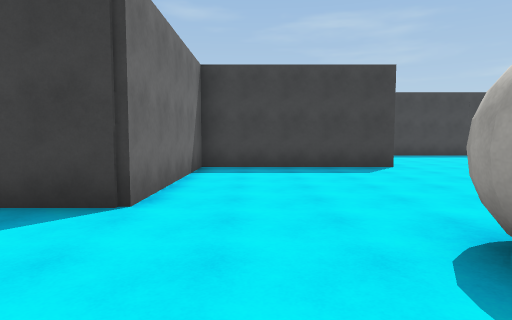
view 1 (above)

24 first-person views from a walk through a scene from a Unity 3-D project. The camera is 1.5 m above the floor, tilts 4° down and sees 75° across. The floor is counted in squares, 2 m on a side. Each view is taken from the middle of a square. On the plan, view 1 faces up. The plan holds only what a view shows up to about 11 squares ahead; the rest is blank. The place goes on beyond the plan. The player character is not drawn. Surface patterns are stand-ins for the level's own textures.

view 2
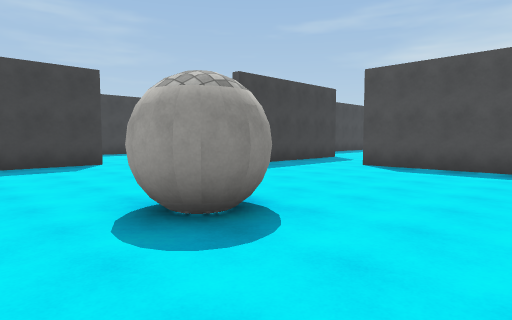

view 3
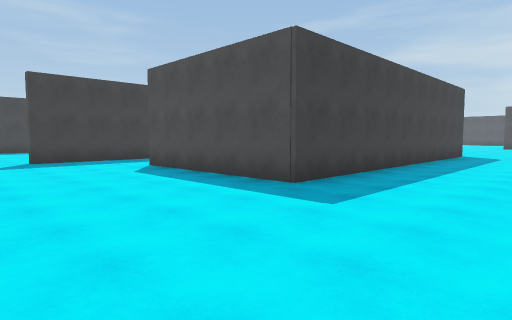

view 4
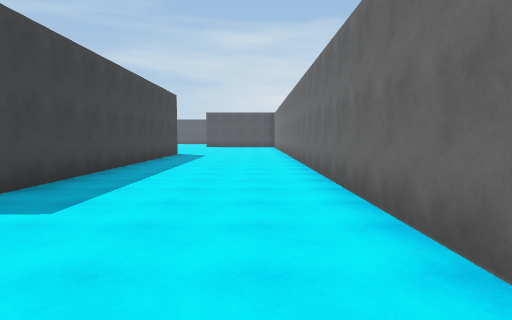

view 5
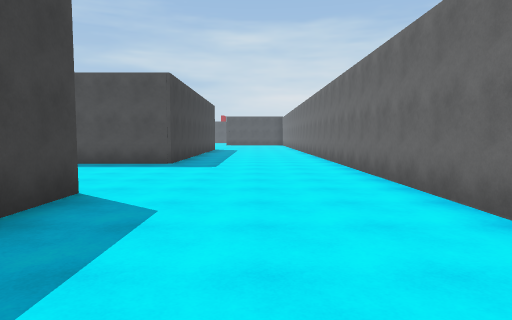

view 6
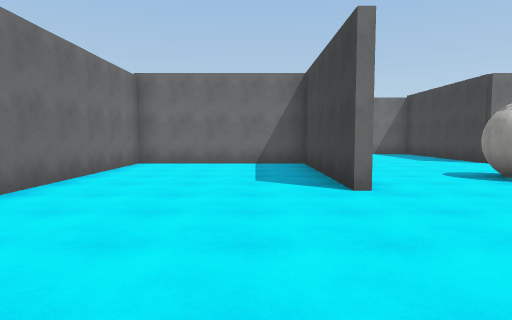

view 7
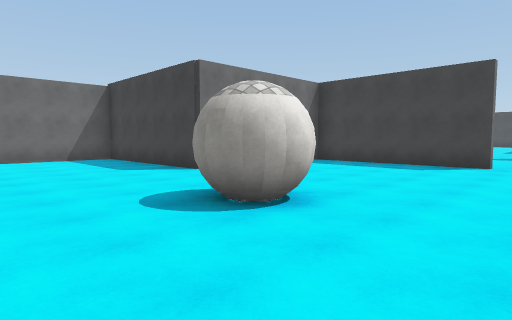

view 8
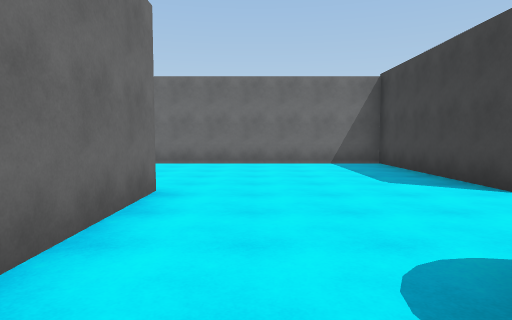

view 9
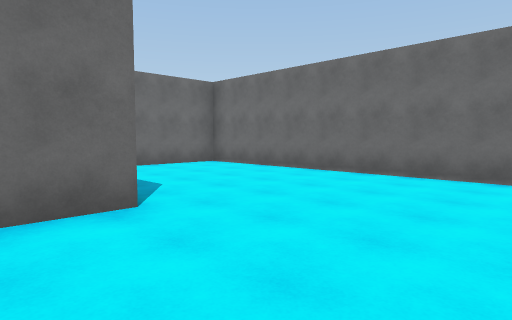

view 10
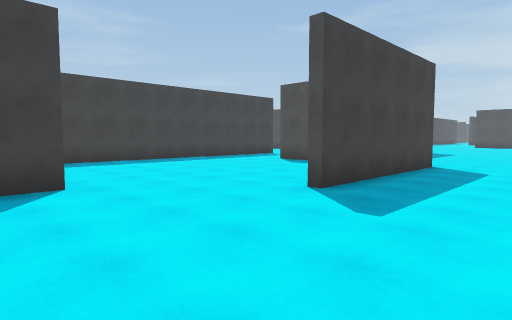

view 11
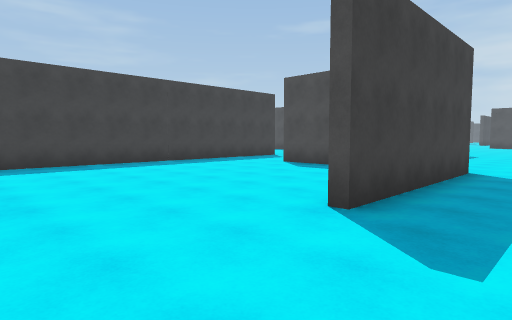

view 12
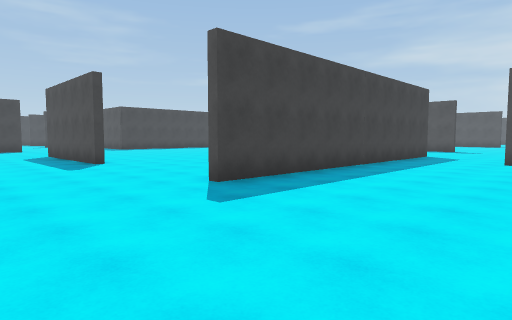

view 13
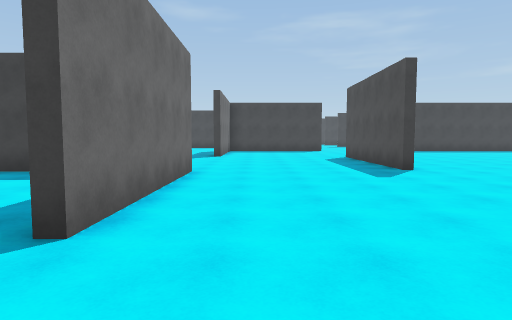

view 14
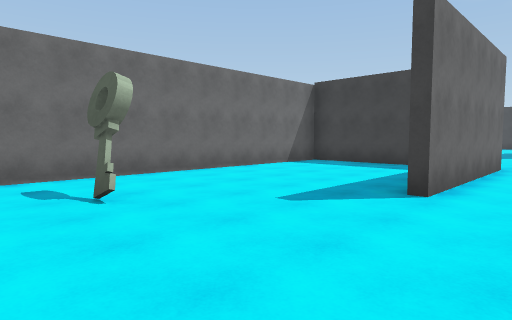

view 15
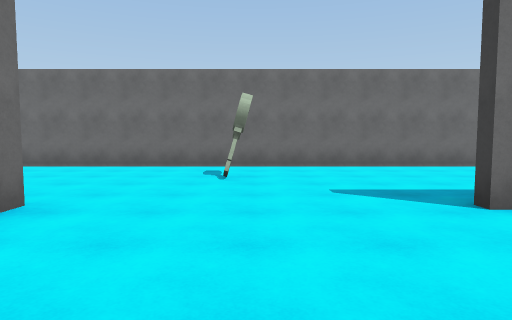

view 16
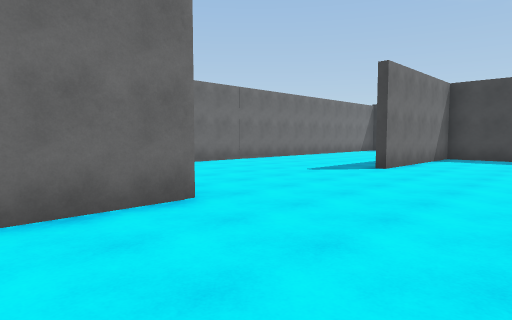

view 17
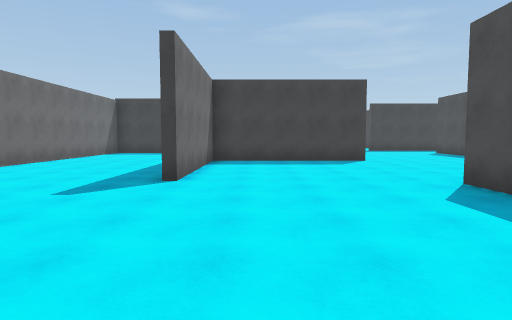

view 18
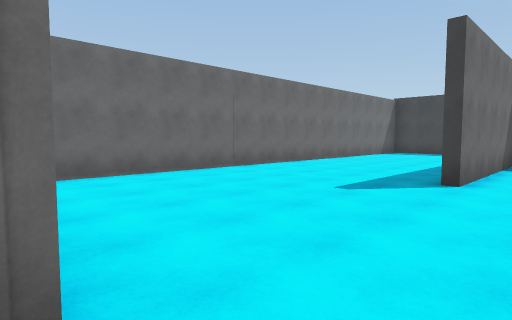

view 19
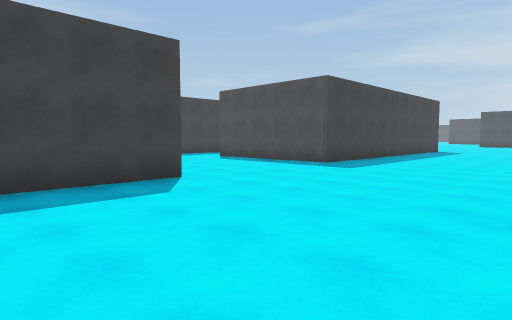

view 20
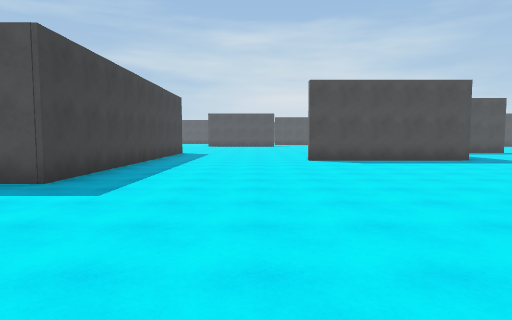

view 21
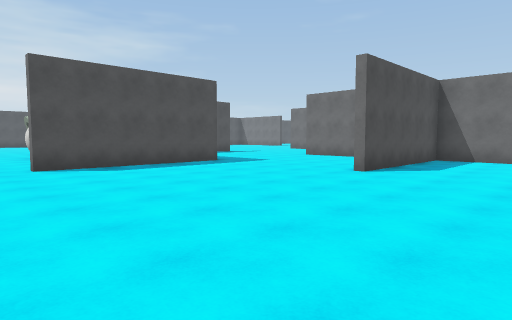

view 22
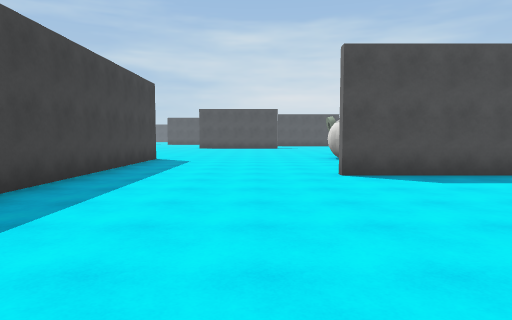

view 23
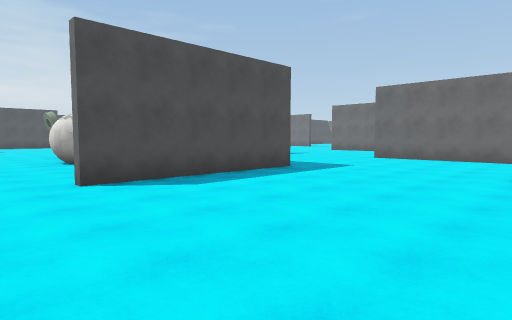

view 24
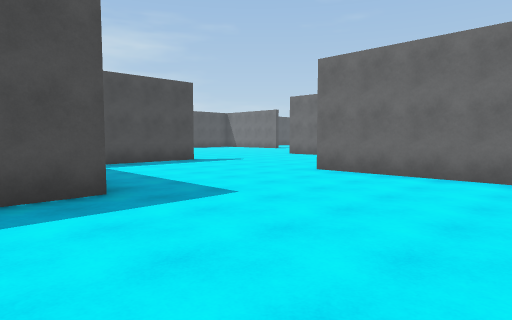

### Floor plan
Points are (right, up) in squares from view 1. A wall is a line through its corners. A room is listed if a view was taken in it or the views show most of it. See-through windows are left out.
Room 1 (views 1, 2, 3, 4, 5, 6, 7, 8, 9, 10, 11)
walls: (3.5, -1.6) (-1.4, -1.6) (-1.4, -6.3) (14.9, -6.3); (-1.6, -1.4) (1.2, -1.4); (8.4, 5.7) (6, 5.7); (3.5, 8.2) (-1.4, 8.2) (-1.4, 3.5) (-6.4, 3.5) (-6.4, -6.3) (-3.9, -6.3); (16.2, -1.6) (8.2, -1.6) (8.2, 3.2)
ways out: opening at (5.5, 7) to room 2; opening at (8, 4.5)
Room 2 (views 12, 13, 14, 15, 16, 17, 18, 19, 20, 21, 22, 23, 24)
walls: (3.3, 18.5) (3.3, 23.4); (6.5, 13.6) (8.5, 13.6); (8.2, 13.5) (8.2, 18.4); (9.5, 13.6) (13.5, 13.6); (-1.4, 18.4) (-1.4, 13.4); (11.2, 13.3) (3.4, 13.3); (-3.4, 18.1) (-6.4, 18.1) (-6.4, 5); (13.4, 18.2) (13.4, 23.4); (3.5, 28.4) (-1.4, 28.4) (-1.4, 23.6); (10.7, 8.9) (10.7, 10.6); (18.2, 13.6) (18.2, 16.6); (-6.4, 29.1) (-6.4, 19.5); (18, 28.4) (8.2, 28.4) (8.2, 30.4)
ways out: opening at (5.5, 7) to room 1; gap at (18, 28)
objects: key (-4, 11)

Positions as (right, up) in squares from view 1, and headings:
1: (0, 0), facing up
2: (0, -1), facing up-right
3: (4, -5), facing up-right
4: (4, -5), facing right
5: (-1, -4), facing right
6: (8, -3), facing left
7: (5, -1), facing up-left
8: (3, 0), facing left
9: (0, 2), facing down-left
10: (2, 3), facing up-right
11: (3, 4), facing up-right
12: (0, 9), facing up-right
13: (0, 11), facing up
14: (0, 9), facing up-left
15: (2, 11), facing left
16: (2, 16), facing up-left
17: (0, 18), facing up
18: (0, 18), facing up-left
19: (0, 23), facing up-right
20: (3, 25), facing right
21: (5, 25), facing down-right
22: (7, 25), facing right
23: (8, 25), facing down-right
24: (9, 20), facing down-right
